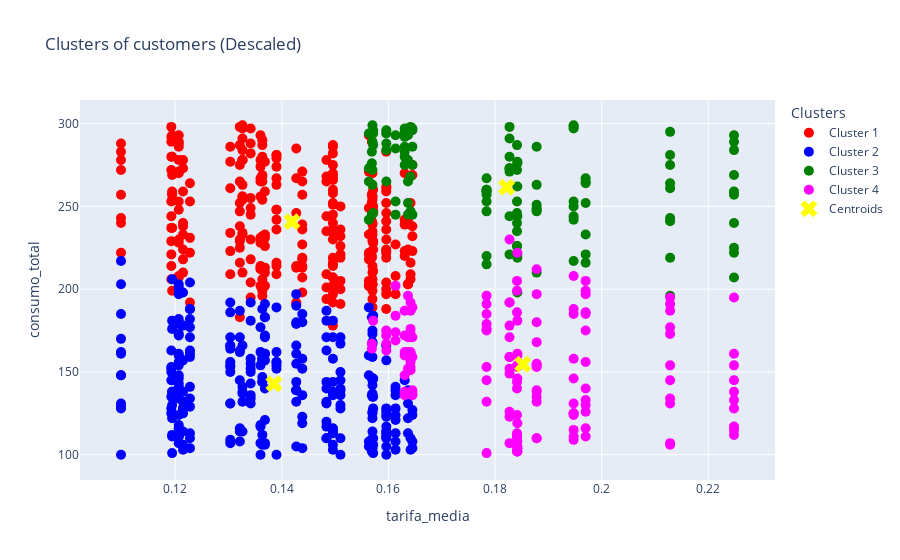

Notebook code for this chart:
### Code cell
# Normalizar las variables
scaler = StandardScaler()
X_scaled = scaler.fit_transform(X)

# Aplicar KMeans con el número óptimo de clústeres (4)
kmeansmodel = KMeans(n_clusters=4, init='k-means++', random_state=0)
y_kmeans = kmeansmodel.fit_predict(X_scaled)

# Revertir el escalado de los datos
X_reverted = scaler.inverse_transform(X_scaled)
centroids_reverted = scaler.inverse_transform(kmeansmodel.cluster_centers_)

# Definir colores y etiquetas para los clusters
colors = ['red', 'blue', 'green', 'magenta']
labels = ['Cluster 1', 'Cluster 2', 'Cluster 3', 'Cluster 4']

# Crear trazas para cada cluster con los datos desescalados
fig_clusters = go.Figure()

for i in range(4):
    fig_clusters.add_trace(go.Scatter(
        x=X_reverted[y_kmeans == i, 2],  # 'tarifa_media'
        y=X_reverted[y_kmeans == i, 0],  # 'consumo_total'
        mode='markers',
        marker=dict(size=10, color=colors[i]),
        name=labels[i]
    ))

# Agregar los centroides desescalados
fig_clusters.add_trace(go.Scatter(
    x=centroids_reverted[:, 2],  # 'tarifa_media'
    y=centroids_reverted[:, 0],  # 'consumo_total'
    mode='markers',
    marker=dict(size=15, color='yellow', symbol='x'),
    name='Centroids'
))

# Configurar el layout
fig_clusters.update_layout(
    title='Clusters of customers (Descaled)',
    xaxis_title='tarifa_media',
    yaxis_title='consumo_total',
    legend_title='Clusters'
)

fig_clusters.show()

### Figure 1 — Plotly figure (JSON) as saved in the notebook; plotly's stock layout.template omitted (floating-point values rounded to 4 significant figures; data arrays with more than 128 entries replaced by an {"elided": "..."} marker saying what was removed)
{"data": [{"marker": {"color": "red", "size": 10}, "mode": "markers", "name": "Cluster 1", "type": "scatter", "x": {"elided": "295 float values"}, "y": {"elided": "295 float values"}}, {"marker": {"color": "blue", "size": 10}, "mode": "markers", "name": "Cluster 2", "type": "scatter", "x": {"elided": "282 float values"}, "y": {"elided": "282 float values"}}, {"marker": {"color": "green", "size": 10}, "mode": "markers", "name": "Cluster 3", "type": "scatter", "x": [0.1637, 0.1637, 0.1637, 0.1637, 0.1637, 0.157, 0.157, 0.157, 0.157, 0.2128, 0.2128, 0.2128, 0.2128, 0.2128, 0.2128, 0.2128, 0.2128, 0.2128, 0.1571, 0.1571, 0.1571, 0.1571, 0.1613, 0.1613, 0.1613, 0.1613, 0.197, 0.197, 0.197, 0.197, 0.197, 0.197, 0.197, 0.1878, 0.1878, 0.1878, 0.1878, 0.1878, 0.1878, 0.1878, 0.1947, 0.1947, 0.1947, 0.1947, 0.1947, 0.1947, 0.1947, 0.1947, 0.2248, 0.2248, 0.2248, 0.2248, 0.2248, 0.2248, 0.2248, 0.2248, 0.2248, 0.2248, 0.1569, 0.1569, 0.1569, 0.163, 0.163, 0.163, 0.163, 0.163, 0.163, 0.163, 0.1641, 0.1641, 0.1641, 0.1842, 0.1842, 0.1842, 0.1842, 0.1842, 0.1842, 0.1842, 0.1596, 0.1645, 0.1645, 0.1645, 0.1645, 0.1645, 0.1596, 0.1596, 0.1596, 0.1596, 0.1827, 0.1827, 0.1827, 0.1827, 0.1827, 0.1827, 0.1827, 0.1827, 0.1784, 0.1784, 0.1784, 0.1784, 0.1784, 0.1784, 0.1784, 0.1784, 0.1784, 0.1784, 0.1563, 0.1563, 0.1563, 0.1563, 0.1841, 0.1841, 0.1841, 0.1841, 0.1841, 0.1841, 0.1841, 0.1841, 0.1841], "y": [245, 278, 265, 252, 293, 272, 263, 299, 289, 196, 261, 219, 243, 295, 264, 281, 241, 275, 246, 287, 296, 294, 293, 253, 285, 245, 265, 264, 252, 221, 216, 233, 267, 248, 263, 286, 210, 251, 249, 247, 217, 297, 299, 242, 253, 298, 244.0, 250, 207, 225, 293, 269, 257, 240.0, 259, 222.0, 289, 284, 283, 276, 245, 275, 292, 280, 295, 286, 297, 283, 298, 247, 268, 219, 276.0, 198, 221.0, 262, 277, 244.0, 294, 286, 275, 245, 297, 296, 284, 296, 265, 288, 273, 244.0, 273, 298, 291, 271, 280, 221, 220, 259, 247.0, 260, 267, 259, 257, 260, 215, 253, 265, 273, 242, 294, 253, 226, 226, 287, 240, 221, 246, 272, 235]}, {"marker": {"color": "magenta", "size": 10}, "mode": "markers", "name": "Cluster 4", "type": "scatter", "x": {"elided": "144 float values"}, "y": {"elided": "144 float values"}}, {"marker": {"color": "yellow", "size": 15, "symbol": "x"}, "mode": "markers", "name": "Centroids", "type": "scatter", "x": [0.1419, 0.1385, 0.1822, 0.1852], "y": [240.8, 142.9, 261.5, 154.6]}], "layout": {"legend": {"title": {"text": "Clusters"}}, "title": {"text": "Clusters of customers (Descaled)"}, "xaxis": {"title": {"text": "tarifa_media"}}, "yaxis": {"title": {"text": "consumo_total"}}}}
